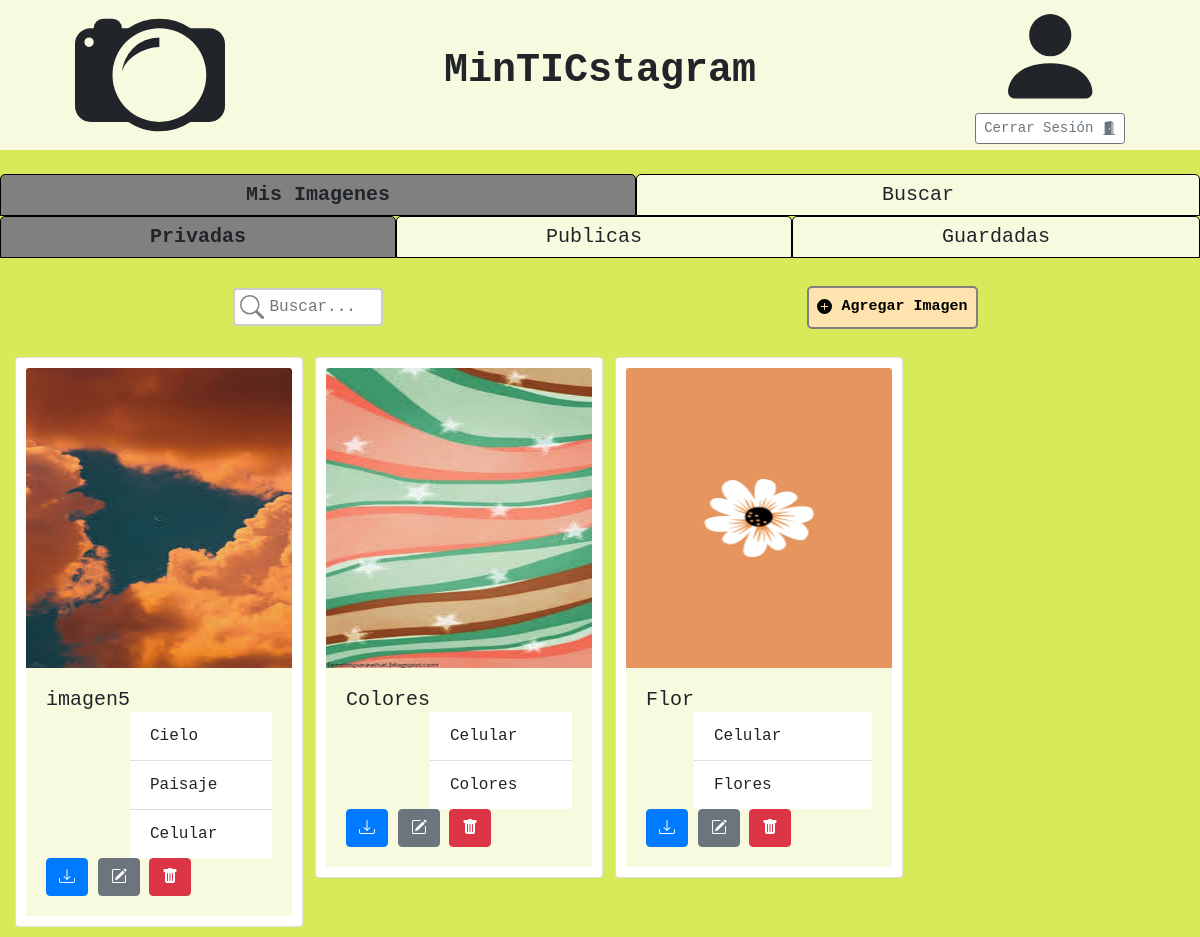
Page /principal/ (signed in) on the earlier database version.
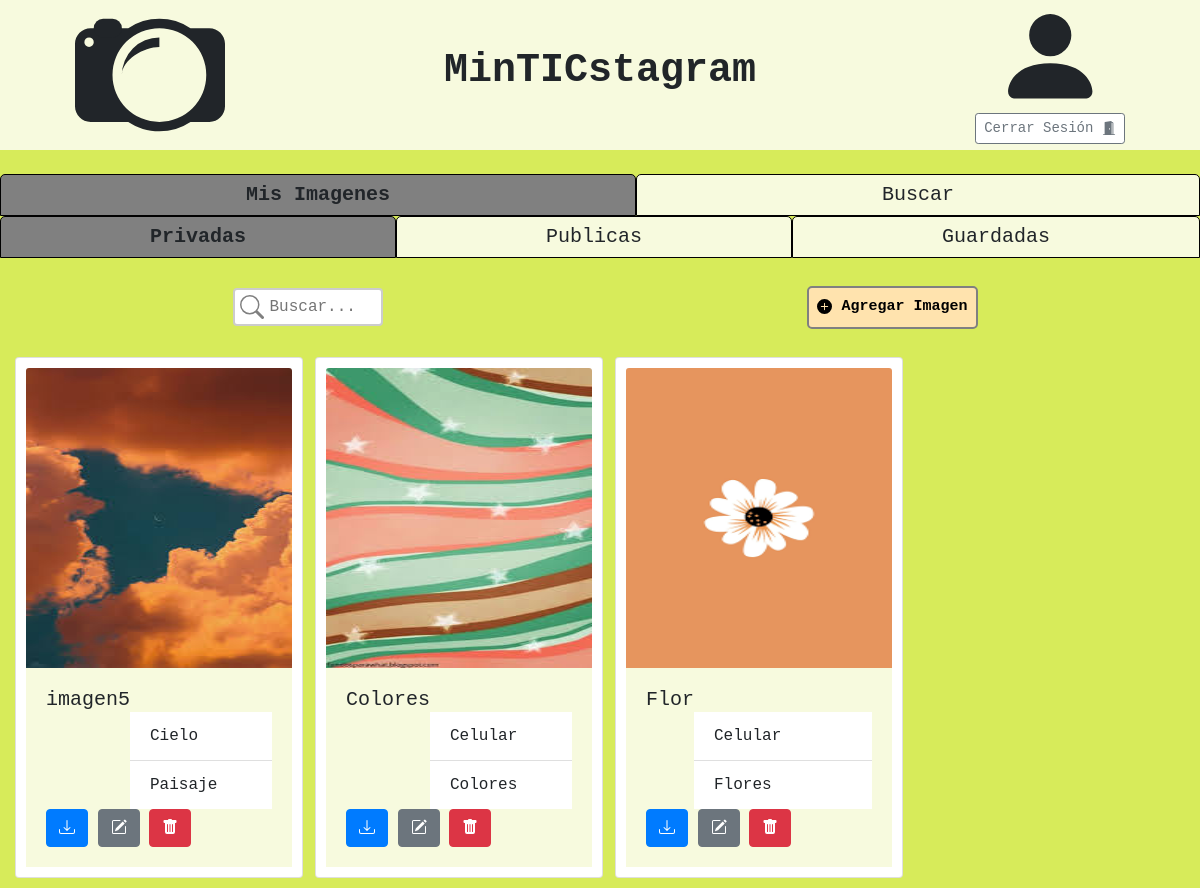
Same page on the later database version.
### tables this page shows
CREATE TABLE Imagenes (
    id INTEGER PRIMARY KEY AUTOINCREMENT,
    id_usuario REFERENCES Usuarios(id),
    nombre_imagen TEXT,
    ruta TEXT,
    privada BOOLEAN
);

CREATE TABLE Etiquetas (
    id INTEGER PRIMARY KEY AUTOINCREMENT,
    nombre_etiqueta TEXT UNIQUE
);

### controlador.py (the view)
@app.route("/principal/")
@login_required
def principal():
    img_privadas = get_imagenes(1, 1)
    img_publicas = get_imagenes(1, 0)
    img_guardadas = get_guardadas(1)
    username = request.cookies.get('username')
    return render_template("principal.html",  galeria1=img_privadas, galeria2=img_publicas, galeria3=img_guardadas)

### controlador.py (called while the page is built)
def login_required(view):
    @wraps(view)
    def wrapped_view(*arg, **kwargs):
        if g.user is None:
            return redirect(url_for( 'ingreso' ))
        return view(*arg, **kwargs)
    return wrapped_view

@app.before_request
def load_logged_in_user():
    user_id = session.get('user_id')
    if user_id is None:
        g.user = None
    else:
        g.user = get_usuario_byID(user_id)

### db.py (called while the page is built)
def conectar():
    try:
        if 'db' not in g:
            g.db = sqlite3.connect('MinTICstagram.db')
        return g.db
    except Error as e:
        print(e)

def desconectar():
    try:
        db = g.pop('db', None)
        if db is not None:
            db.close()
    except Error as e:
        print(e)

def get_usuario_byID(id_):
    query = """SELECT id, nombre_usuario, correo, contraseña
               FROM Usuarios
               WHERE id=?;"""
    values = (id_,)
    keys = ['id', 'nombre', 'correo', 'contraseña']
    try:
        con = conectar()
        cursor = con.cursor()
        cursor.execute(query, values)
        res = cursor.fetchone()
        desconectar()
        return None if res is None else {k:v for k,v in zip(keys, res)}
    except Error as e:
        print(e)

def get_imagenes(usrId, privada):
    query = """SELECT id, nombre_imagen, ruta
               FROM Imagenes
               WHERE id_usuario=? AND privada=?;"""
    values = (usrId, 1 if privada else 0)
    try:
        con = conectar()
        cursor = con.cursor()
        cursor.execute(query, values)
        imagenes = cursor.fetchall()
        desconectar()
        keys = ['id', 'nombre', 'ruta']
        imagenes = [{k:v for k,v in zip(keys,img)} for img in imagenes]
        for img in imagenes:
            img['etiquetas'] = get_etiquetas(img['id'])
        return imagenes
    except Error as e:
        print(e)

def get_guardadas(usrId):
    query = """SELECT I.id, I.nombre_imagen, I.ruta
               FROM Imagenes AS I
               INNER JOIN MeGusta AS MG ON MG.id_imagen = I.id
               WHERE MG.id_usuario=?;"""
    values = (usrId,)
    try:
        con = conectar()
        cursor = con.cursor()
        cursor.execute(query, values)
        imagenes = cursor.fetchall()
        desconectar()
        keys = ['id', 'nombre', 'ruta']
        imagenes = [{k:v for k,v in zip(keys,img)} for img in imagenes]
        for img in imagenes:
            img['etiquetas'] = get_etiquetas(img['id'])
        return imagenes
    except Error as e:
        print(e)

### templates/principal.html (shortened to what this page needs)
<!DOCTYPE html>
<html lang="es">
<head>
    <link rel="stylesheet" href="https://cdn.jsdelivr.net/npm/bootstrap@4.5.3/dist/css/bootstrap.min.css"
>
    <link rel="stylesheet" href="{{ url_for('static', filename='estilos/principales.css') }}">
</head>
<body>
    <header>
        <div id="wrapper">
            <div id="column1">
            </div>
            <div id="column2">
                <h1 style="font-weight: bold;">MinTICstagram</h1>
            </div>
            <div id="column3">
                <div class="logo">
                    <svg height="100%" viewBox="0 0 16 16" class="bi bi-person-fill" fill="currentColor"
                        xmlns="http://www.w3.org/2000/svg">
                        <path fill-rule="evenodd"
                            d="M3 14s-1 0-1-1 1-4 6-4 6 3 6 4-1 1-1 1H3zm5-6a3 3 0 1 0 0-6 3 3 0 0 0 0 6z" />
                    </svg>
                </div>
                <div>
                    <button type="button" class="btn btn-outline-secondary btn-sm" data-toggle="modal"
                        data-target="#modalCerrarSesion">
                        Cerrar Sesión
                    </button>
                </div>
            </div>
        </div>
    </header>
    <br>
    <div class="grid-container two-cols">
        <div class="grid-item tab" id="myImgs-tab" onclick="openTab('myImgs');">
            Mis Imagenes
        </div>
        <div class="grid-item tab" id="buscar-tab" onclick="openTab('buscar');">
            Buscar
        </div>
    </div>
    <div class="tab-content" id="myImgs-content" style="display: none;">
        <div class="grid-container three-cols">
            <div class="grid-item tab-img" id="privadas-tab" onclick="obtenerSubTab('privadas');">
                Privadas
            </div>
            <div class="grid-item tab-img" id="publicas-tab" onclick="obtenerSubTab('publicas');">
                Publicas
            </div>
            <div class="grid-item tab-img" id="guardadas-tab" onclick="obtenerSubTab('guardadas');">
                Guardadas
            </div>
        </div>
        <br>
        <div class="tab-content" id="privadas-content" style="display: none;">
            <div class="container-fluid">
                <div class="container-fluid">
                    <div class="row">
                        <div class="col align-self-center center">
                            <form>
                                <input type="text" class="searchbar" name="search" placeholder="Buscar...">
                            </form>
                        </div>
                        <div class="col align-self-center center">
                            <button type="button" class="boton" data-toggle="modal" data-target="#nuevaImgModal">
                                <svg width="1em" height="1em" viewBox="0 0 16 16" class="bi bi-plus-circle-fill"
                                    fill="currentColor" xmlns="http://www.w3.org/2000/svg">
                                    <path fill-rule="evenodd"
                                        d="M16 8A8 8 0 1 1 0 8a8 8 0 0 1 16 0zM8.5 4.5a.5.5 0 0 0-1 0v3h-3a.5.5 0 0 0 0 1h3v3a.5.5 0 0 0 1 0v-3h3a.5.5 0 0 0 0-1h-3v-3z" />
                                </svg>
                                Agregar Imagen
                            </button>
                        </div>
                    </div>
                </div>
                <br>
                <div class="row">
                    {% for t in galeria1 %}
                    <div class="col-md-3">
                        <div class="card mx-auto" style="width: 18rem; padding: 10px; margin-bottom: 10px;">
                            <img src="{{ url_for('static', filename= t['ruta'] ) }}" class="card-img-top myImg"
                                width="300" height="300" onclick="showImgModal(event);">
                            <div class="card-body">
                                <h5 class="card-title" style="float: left;"> {{ t['nombre'] }} </h5><br>
                                <ul class="list-group list-group-flush">
                                    {% for q in t['etiquetas'] %}
                                        <li class="list-group-item">{{ q }}</li>
                                    {% endfor %}
                                </ul>
                                <a download="imagen.jpg" href="{{ url_for('static', filename= t['ruta'] ) }}">
                                    <button type="button" class="btn btn-primary">
                                    </button>
                                </a>
                                {% set id = t['id'] %}
                                {% set ruta = t['ruta'] %}
                                <button type="button" class="btn btn-secondary" data-toggle="modal"
                                    data-target="#actualizarImgModal"
                                    onclick="displayImgOnUpdateModal(event, '{{ id }}', '{{ ruta }}'); setRadioBtn('Privada');">
                                </button>
                                <a href="{{ url_for('delete', id= t['id'] ) }}">
                                    <button type="button" class="btn btn-danger">
                                    </button>
                                </a>
                            </div>
                        </div>
                    </div>
                    {% endfor %}
                </div>
            </div>
        </div>
    </div>
</body>
</html>

### static/estilos/principales.css (style rules this page uses)
* { font-family: "Courier New", Courier, monospace; margin: 0; box-sizing: border-box; }
.btn-group-sm>.btn, .btn-sm { background-color: white; }
body { background-color: #d7eb5a; font-family: "Courier New", Courier, monospace; margin: 0; }
header { width:100%; background-color: #f7fade; height: 150px; text-align: center; left: 0; top: 0; }
#wrapper { width:100%; height:150px; margin:auto; display: flex; }
#column1 { width:25%; height:150px; float:left; align-items: center; }
#column2 { width:50%; height:150px; float:left; line-height: 150px; text-align: center; display:flex; align-items: center; justify-content: center; }
#column3 { width:25%; height:150px; align-items: center; float:left; }
.logo { display: inline-block; height: 75%; vertical-align: middle; }
.boton { background-color: #ffe3ae; color: black; text-align: center; text-decoration: none; display: inline-block; font-family: 'Courier New', Courier, monospace; font-weight:bold; font-size:15px; padding: 8px; margin: 4px 2px; transition-duration: 0.4s; cursor: pointer; border-radius: 5px; border: 2px solid gray; }
.searchbar { width: 150px; box-sizing: border-box; border: 2px solid #ccc; border-radius: 4px; font-size: 16px; background-color: white; background-image: url('../img/searchicon.svg'); background-position: 5px 5px; background-repeat: no-repeat; padding: 5px 20px 5px 35px; transition: width 0.4s ease-in-out; }
.center { text-align: center; }
.grid-container { display: grid; grid-gap: 0px; padding: 0px; }
.two-cols { grid-template-columns: auto auto; }
.three-cols { grid-template-columns: auto auto auto; }
.grid-item { background-color: #f7fade; border: 1px solid black; border-radius: 5px 5px 0 0; text-align: center; padding: 5px; font-size: 20px; cursor: pointer; }
.active { background-color: grey; font-weight: bold; }
.myImg { cursor: pointer; transition: 0.3s; }
.card-body { background-color: #f7fade; }

Differences in the rows shown:
changed Imagenes "imagen5": loses Etiquetas (nombre_etiqueta "Celular")
